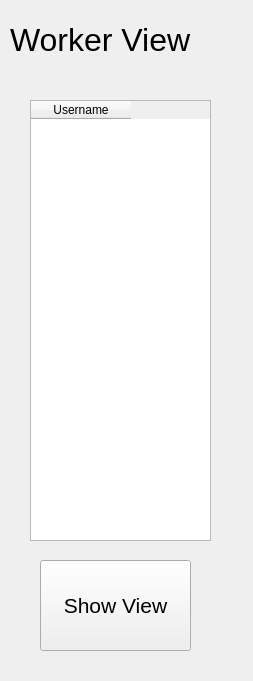
<?xml version="1.0" encoding="UTF-8"?>
<ui version="4.0">
 <class>Form</class>
 <widget class="QWidget" name="Form">
  <property name="geometry">
   <rect>
    <x>0</x>
    <y>0</y>
    <width>253</width>
    <height>681</height>
   </rect>
  </property>
  <property name="windowTitle">
   <string>Form</string>
  </property>
  <widget class="QLabel" name="label">
   <property name="geometry">
    <rect>
     <x>10</x>
     <y>10</y>
     <width>291</width>
     <height>61</height>
    </rect>
   </property>
   <property name="text">
    <string>&lt;html&gt;&lt;head/&gt;&lt;body&gt;&lt;p&gt;&lt;span style=&quot; font-size:24pt;&quot;&gt;Worker View&lt;/span&gt;&lt;/p&gt;&lt;/body&gt;&lt;/html&gt;</string>
   </property>
   <property name="margin">
    <number>3</number>
   </property>
  </widget>
  <widget class="QTableWidget" name="tableWidget">
   <property name="geometry">
    <rect>
     <x>30</x>
     <y>100</y>
     <width>181</width>
     <height>441</height>
    </rect>
   </property>
   <property name="alternatingRowColors">
    <bool>false</bool>
   </property>
   <property name="columnCount">
    <number>1</number>
   </property>
   <column>
    <property name="text">
     <string>Username</string>
    </property>
   </column>
  </widget>
  <widget class="QPushButton" name="tableButton">
   <property name="geometry">
    <rect>
     <x>40</x>
     <y>560</y>
     <width>151</width>
     <height>91</height>
    </rect>
   </property>
   <property name="font">
    <font>
     <pointsize>16</pointsize>
    </font>
   </property>
   <property name="text">
    <string>Show View</string>
   </property>
  </widget>
 </widget>
 <resources/>
 <connections/>
</ui>
